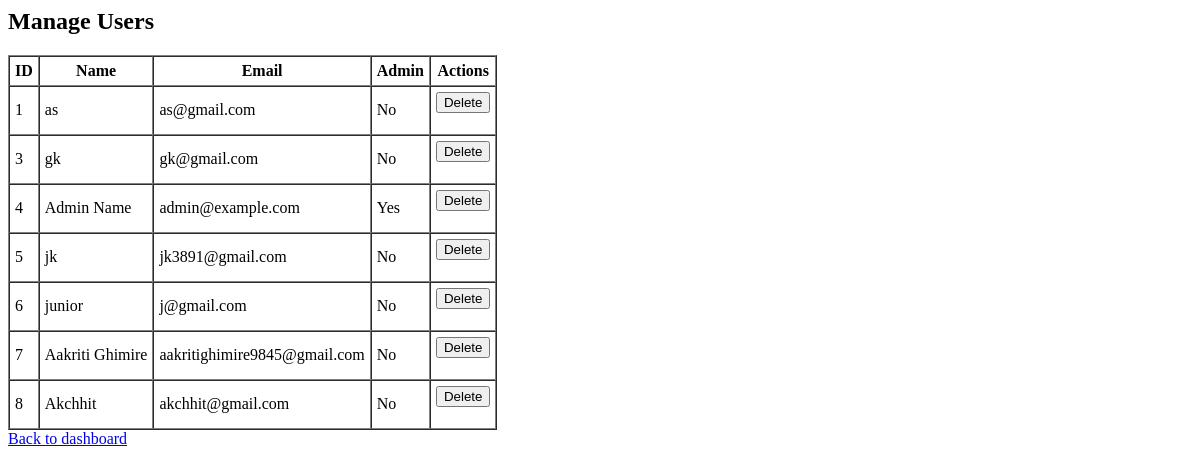
Page /admin/users (signed in) on the earlier database version.
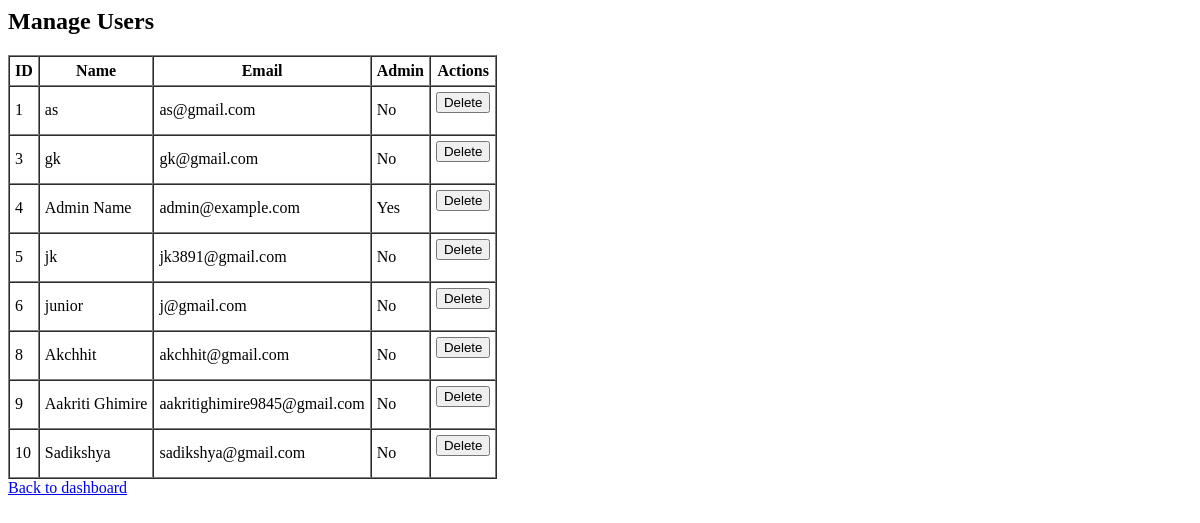
Same page on the later database version.
### app.py (models this page shows, shortened)
class User(db.Model):
    id = db.Column(db.Integer, primary_key=True)
    name = db.Column(db.String(150), nullable=False)
    email = db.Column(db.String(150), unique=True, nullable=False)
    password_hash = db.Column(db.String(256), nullable=False)  # Store hashed password
    bmi = db.Column(db.Float)
    preferred_exercise_type = db.Column(db.String(100))
    diet_preference = db.Column(db.String(100))
    admin = db.Column(db.Boolean, default=False)  # Admin flag
    workouts = db.relationship('Workout', back_populates='user')
    diet_logs = db.relationship('DietLog', back_populates='user')

### app.py (the view)
@app.route('/admin/users')
@admin_required
def admin_users():
    users = User.query.all()
    return render_template('admin_users.html', users=users)

### app.py (called while the page is built)
def admin_required(f):
    @wraps(f)
    def decorated_function(*args, **kwargs):
        user_id = session.get('user_id')
        if not user_id:
            flash("Please log in first.", "warning")
            return redirect(url_for('signin'))
        user = db.session.get(User, user_id)
        if not user or not user.admin:
            flash("You do not have permission to access this page.", "danger")
            return redirect(url_for('signin'))
        return f(*args, **kwargs)
    return decorated_function

### templates/admin_users.html
<h2>Manage Users</h2>
<table border="1" cellpadding="5" cellspacing="0">
  <thead>
    <tr>
      <th>ID</th><th>Name</th><th>Email</th><th>Admin</th><th>Actions</th>
    </tr>
  </thead>
  <tbody>
    {% for user in users %}
    <tr>
      <td>{{ user.id }}</td>
      <td>{{ user.name }}</td>
      <td>{{ user.email }}</td>
      <td>{{ 'Yes' if user.admin else 'No' }}</td>
      <td>
        <form action="{{ url_for('admin_delete_user', user_id=user.id) }}" method="POST" onsubmit="return confirm('Delete user?');">
          <button type="submit">Delete</button>
        </form>
      </td>
    </tr>
    {% endfor %}
  </tbody>
</table>
<a href="{{ url_for('admin_dashboard') }}">Back to dashboard</a>

Differences in the rows shown:
removed User: id "7", name "Aakriti Ghimire", email "aakritighimire9845@gmail.com", admin "No"
added User: id "9", name "Aakriti Ghimire", email "aakritighimire9845@gmail.com", admin "No"
added User: id "10", name "Sadikshya", email "sadikshya@gmail.com", admin "No"
